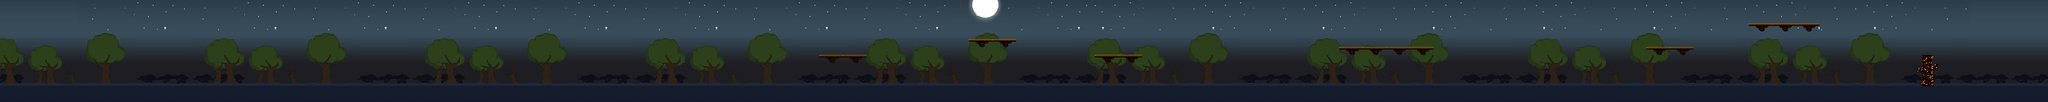

Rendered tile map (Tiled .tmx) drawn with the repository's tilesets; below, a short description and the map source with its tile grids summarised:
An orthogonal 260x13 tile map with 16x16 px tiles, 2 tile layers (Background, Textures), 4 tilesets and 41 objects.

<map version="1.8" tiledversion="1.8.4" orientation="orthogonal" renderorder="right-down" width="260" height="13" tilewidth="16" tileheight="16" infinite="0" nextlayerid="12" nextobjectid="48">
 <tileset firstgid="1" source="background.tsx" />
 <tileset firstgid="981" source="AutumnHillsWall1x4_16.tsx" />
 <tileset firstgid="993" source="MovingPlatform_8.tsx" />
 <tileset firstgid="996" source="Ground.tsx" />
 <layer id="1" name="Background" width="260" height="13">
  <data>[3380 cells, 2900 non-empty, 301 distinct tile ids]</data>
 </layer>
 <layer id="2" name="Textures" width="260" height="13">
  <data>[3380 cells, 3120 non-empty, 331 distinct tile ids]</data>
 </layer>
 <objectgroup id="3" name="ground">
  <object id="45" x="160" y="176" width="3840" height="32" />
  <object id="46" x="4000" y="144" height="32" />
  <object id="47" x="160" y="144" height="32" />
 </objectgroup>
 <objectgroup id="4" name="enemies">
  <object id="12" x="2000" y="64" width="16" height="16" />
  <object id="13" x="2272" y="96" width="16" height="16" />
  <object id="14" x="2768" y="80" width="16" height="16" />
  <object id="15" x="1696" y="96" width="16" height="16" />
  <object id="16" x="3616" y="32" width="16" height="16" />
  <object id="17" x="3376" y="80" width="16" height="16" />
 </objectgroup>
 <objectgroup id="5" name="platforms">
  <object id="3" x="3552" y="48" width="144" height="16" />
  <object id="4" x="3344" y="96" width="96" height="16" />
  <object id="7" x="2720" y="96" width="192" height="16" />
  <object id="8" x="2224" y="112" width="96" height="16" />
  <object id="9" x="1968" y="80" width="96" height="16" />
  <object id="10" x="1664" y="112" width="96" height="16" />
 </objectgroup>
 <objectgroup id="6" name="finish">
  <object id="11" x="3904" y="112" width="16" height="64" />
 </objectgroup>
 <objectgroup id="7" name="barrier">
  <object id="18" x="3696" y="32" height="16" />
  <object id="19" x="3344" y="80" height="16" />
  <object id="20" x="2720" y="80" height="16" />
  <object id="21" x="2224" y="96" height="16" />
  <object id="23" x="2064" y="64" height="16" />
  <object id="24" x="1664" y="96" height="16" />
  <object id="25" x="1552" y="160" height="16" />
  <object id="26" x="2896" y="160" height="16" />
  <object id="27" x="4000" y="160" height="16" />
 </objectgroup>
 <objectgroup id="8" name="coins">
  <object id="28" x="3536" y="160" width="16" height="16" />
  <object id="29" x="3584" y="160" width="16" height="16" />
  <object id="30" x="2992" y="160" width="16" height="16" />
  <object id="31" x="2576" y="160" width="16" height="16" />
  <object id="32" x="2720" y="160" width="16" height="16" />
  <object id="33" x="1968" y="160" width="16" height="16" />
  <object id="34" x="2160" y="160" width="16" height="16" />
  <object id="35" x="1664" y="160" width="16" height="16" />
  <object id="36" x="1424" y="160" width="16" height="16" />
  <object id="37" x="1184" y="160" width="16" height="16" />
  <object id="38" x="960" y="160" width="16" height="16" />
  <object id="39" x="800" y="160" width="16" height="16" />
 </objectgroup>
 <objectgroup id="9" name="health">
  <object id="40" x="2080" y="160" width="16" height="16" />
  <object id="41" x="2608" y="160" width="16" height="16" />
  <object id="42" x="3712" y="160" width="16" height="16" />
 </objectgroup>
 <objectgroup id="10" name="skylimit">
  <object id="1" x="160" y="0" width="3840" />
 </objectgroup>
</map>
